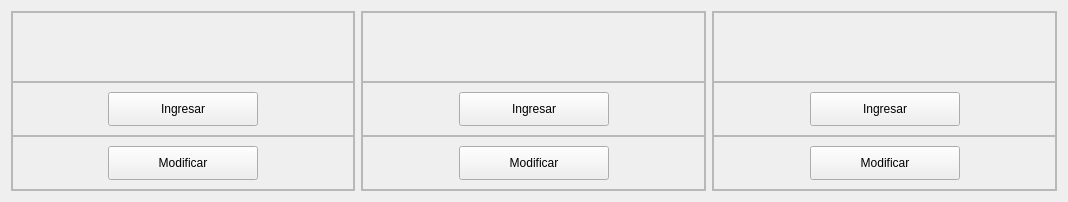
                <widget class="QWidget" name="page_inicio_admin">
                 <layout class="QHBoxLayout" name="horizontalLayout_48">
                  <item>
                   <widget class="QFrame" name="frame_74">
                    <property name="frameShape">
                     <enum>QFrame::StyledPanel</enum>
                    </property>
                    <property name="frameShadow">
                     <enum>QFrame::Raised</enum>
                    </property>
                    <layout class="QVBoxLayout" name="verticalLayout_86">
                     <property name="spacing">
                      <number>0</number>
                     </property>
                     <property name="leftMargin">
                      <number>0</number>
                     </property>
                     <property name="topMargin">
                      <number>0</number>
                     </property>
                     <property name="rightMargin">
                      <number>0</number>
                     </property>
                     <property name="bottomMargin">
                      <number>0</number>
                     </property>
                     <item>
                      <widget class="QFrame" name="frame_77">
                       <property name="frameShape">
                        <enum>QFrame::StyledPanel</enum>
                       </property>
                       <property name="frameShadow">
                        <enum>QFrame::Raised</enum>
                       </property>
                       <layout class="QHBoxLayout" name="horizontalLayout_50">
                        <item>
                         <spacer name="horizontalSpacer_30">
                          <property name="orientation">
                           <enum>Qt::Horizontal</enum>
                          </property>
                          <property name="sizeHint" stdset="0">
                           <size>
                            <width>61</width>
                            <height>20</height>
                           </size>
                          </property>
                         </spacer>
                        </item>
                        <item>
                         <widget class="QLabel" name="lbl_recu_admin">
                          <property name="minimumSize">
                           <size>
                            <width>200</width>
                            <height>50</height>
                           </size>
                          </property>
                          <property name="maximumSize">
                           <size>
                            <width>200</width>
                            <height>50</height>
                           </size>
                          </property>
                          <property name="text">
                           <string/>
                          </property>
                          <property name="pixmap">
                           <pixmap>image/recurso.png</pixmap>
                          </property>
                          <property name="scaledContents">
                           <bool>true</bool>
                          </property>
                         </widget>
                        </item>
                        <item>
                         <spacer name="horizontalSpacer_31">
                          <property name="orientation">
                           <enum>Qt::Horizontal</enum>
                          </property>
                          <property name="sizeHint" stdset="0">
                           <size>
                            <width>61</width>
                            <height>20</height>
                           </size>
                          </property>
                         </spacer>
                        </item>
                       </layout>
                      </widget>
                     </item>
                     <item>
                      <widget class="QFrame" name="frame_78">
                       <property name="frameShape">
                        <enum>QFrame::StyledPanel</enum>
                       </property>
                       <property name="frameShadow">
                        <enum>QFrame::Raised</enum>
                       </property>
                       <layout class="QHBoxLayout" name="horizontalLayout_54">
                        <item>
                         <spacer name="horizontalSpacer_36">
                          <property name="orientation">
                           <enum>Qt::Horizontal</enum>
                          </property>
                          <property name="sizeHint" stdset="0">
                           <size>
                            <width>86</width>
                            <height>20</height>
                           </size>
                          </property>
                         </spacer>
                        </item>
                        <item>
                         <widget class="QPushButton" name="btn_ingresar_recu">
                          <property name="minimumSize">
                           <size>
                            <width>150</width>
                            <height>34</height>
                           </size>
                          </property>
                          <property name="maximumSize">
                           <size>
                            <width>150</width>
                            <height>34</height>
                           </size>
                          </property>
                          <property name="text">
                           <string>Ingresar</string>
                          </property>
                         </widget>
                        </item>
                        <item>
                         <spacer name="horizontalSpacer_37">
                          <property name="orientation">
                           <enum>Qt::Horizontal</enum>
                          </property>
                          <property name="sizeHint" stdset="0">
                           <size>
                            <width>86</width>
                            <height>20</height>
                           </size>
                          </property>
                         </spacer>
                        </item>
                       </layout>
                      </widget>
                     </item>
                     <item>
                      <widget class="QFrame" name="frame_80">
                       <property name="frameShape">
                        <enum>QFrame::StyledPanel</enum>
                       </property>
                       <property name="frameShadow">
                        <enum>QFrame::Raised</enum>
                       </property>
                       <layout class="QHBoxLayout" name="horizontalLayout_52">
                        <item>
                         <spacer name="horizontalSpacer_40">
                          <property name="orientation">
                           <enum>Qt::Horizontal</enum>
                          </property>
                          <property name="sizeHint" stdset="0">
                           <size>
                            <width>86</width>
                            <height>20</height>
                           </size>
                          </property>
                         </spacer>
                        </item>
                        <item>
                         <widget class="QPushButton" name="btn_modificar_recu">
                          <property name="minimumSize">
                           <size>
                            <width>150</width>
                            <height>34</height>
                           </size>
                          </property>
                          <property name="maximumSize">
                           <size>
                            <width>150</width>
                            <height>34</height>
                           </size>
                          </property>
                          <property name="text">
                           <string>Modificar</string>
                          </property>
                         </widget>
                        </item>
                        <item>
                         <spacer name="horizontalSpacer_41">
                          <property name="orientation">
                           <enum>Qt::Horizontal</enum>
                          </property>
                          <property name="sizeHint" stdset="0">
                           <size>
                            <width>86</width>
                            <height>20</height>
                           </size>
                          </property>
                         </spacer>
                        </item>
                       </layout>
                      </widget>
                     </item>
                    </layout>
                   </widget>
                  </item>
                  <item>
                   <widget class="QFrame" name="frame_75">
                    <property name="frameShape">
                     <enum>QFrame::StyledPanel</enum>
                    </property>
                    <property name="frameShadow">
                     <enum>QFrame::Raised</enum>
                    </property>
                    <layout class="QVBoxLayout" name="verticalLayout_87">
                     <property name="spacing">
                      <number>0</number>
                     </property>
                     <property name="leftMargin">
                      <number>0</number>
                     </property>
                     <property name="topMargin">
                      <number>0</number>
                     </property>
                     <property name="rightMargin">
                      <number>0</number>
                     </property>
                     <property name="bottomMargin">
                      <number>0</number>
                     </property>
                     <item>
                      <widget class="QFrame" name="frame_81">
                       <property name="frameShape">
                        <enum>QFrame::StyledPanel</enum>
                       </property>
                       <property name="frameShadow">
                        <enum>QFrame::Raised</enum>
                       </property>
                       <layout class="QHBoxLayout" name="horizontalLayout_51">
                        <item>
                         <spacer name="horizontalSpacer_33">
                          <property name="orientation">
                           <enum>Qt::Horizontal</enum>
                          </property>
                          <property name="sizeHint" stdset="0">
                           <size>
                            <width>62</width>
                            <height>20</height>
                           </size>
                          </property>
                         </spacer>
                        </item>
                        <item>
                         <widget class="QLabel" name="lbl_rece_admin">
                          <property name="minimumSize">
                           <size>
                            <width>200</width>
                            <height>50</height>
                           </size>
                          </property>
                          <property name="maximumSize">
                           <size>
                            <width>200</width>
                            <height>50</height>
                           </size>
                          </property>
                          <property name="text">
                           <string/>
                          </property>
                          <property name="pixmap">
                           <pixmap>image/rece.png</pixmap>
                          </property>
                          <property name="scaledContents">
                           <bool>true</bool>
                          </property>
                         </widget>
                        </item>
                        <item>
                         <spacer name="horizontalSpacer_32">
                          <property name="orientation">
                           <enum>Qt::Horizontal</enum>
                          </property>
                          <property name="sizeHint" stdset="0">
                           <size>
                            <width>61</width>
                            <height>20</height>
                           </size>
                          </property>
                         </spacer>
                        </item>
                       </layout>
                      </widget>
                     </item>
                     <item>
                      <widget class="QFrame" name="frame_84">
                       <property name="frameShape">
                        <enum>QFrame::StyledPanel</enum>
                       </property>
                       <property name="frameShadow">
                        <enum>QFrame::Raised</enum>
                       </property>
                       <layout class="QHBoxLayout" name="horizontalLayout_55">
                        <item>
                         <spacer name="horizontalSpacer_43">
                          <property name="orientation">
                           <enum>Qt::Horizontal</enum>
                          </property>
                          <property name="sizeHint" stdset="0">
                           <size>
                            <width>87</width>
                            <height>20</height>
                           </size>
                          </property>
                         </spacer>
                        </item>
                        <item>
                         <widget class="QPushButton" name="btn_ingresar_rece">
                          <property name="minimumSize">
                           <size>
                            <width>150</width>
                            <height>34</height>
                           </size>
                          </property>
                          <property name="maximumSize">
                           <size>
                            <width>150</width>
                            <height>34</height>
                           </size>
                          </property>
                          <property name="text">
                           <string>Ingresar</string>
                          </property>
                         </widget>
                        </item>
                        <item>
                         <spacer name="horizontalSpacer_42">
                          <property name="orientation">
                           <enum>Qt::Horizontal</enum>
                          </property>
                          <property name="sizeHint" stdset="0">
                           <size>
                            <width>86</width>
                            <height>20</height>
                           </size>
                          </property>
                         </spacer>
                        </item>
                       </layout>
                      </widget>
                     </item>
                     <item>
                      <widget class="QFrame" name="frame_83">
                       <property name="frameShape">
                        <enum>QFrame::StyledPanel</enum>
                       </property>
                       <property name="frameShadow">
                        <enum>QFrame::Raised</enum>
                       </property>
                       <layout class="QHBoxLayout" name="horizontalLayout_57">
                        <item>
                         <spacer name="horizontalSpacer_51">
                          <property name="orientation">
                           <enum>Qt::Horizontal</enum>
                          </property>
                          <property name="sizeHint" stdset="0">
                           <size>
                            <width>87</width>
                            <height>20</height>
                           </size>
                          </property>
                         </spacer>
                        </item>
                        <item>
                         <widget class="QPushButton" name="btn_modificar_rece">
                          <property name="minimumSize">
                           <size>
                            <width>150</width>
                            <height>34</height>
                           </size>
                          </property>
                          <property name="maximumSize">
                           <size>
                            <width>150</width>
                            <height>34</height>
                           </size>
                          </property>
                          <property name="text">
                           <string>Modificar</string>
                          </property>
                         </widget>
                        </item>
                        <item>
                         <spacer name="horizontalSpacer_50">
                          <property name="orientation">
                           <enum>Qt::Horizontal</enum>
                          </property>
                          <property name="sizeHint" stdset="0">
                           <size>
                            <width>86</width>
                            <height>20</height>
                           </size>
                          </property>
                         </spacer>
                        </item>
                       </layout>
                      </widget>
                     </item>
                    </layout>
                   </widget>
                  </item>
                  <item>
                   <widget class="QFrame" name="frame_76">
                    <property name="frameShape">
                     <enum>QFrame::StyledPanel</enum>
                    </property>
                    <property name="frameShadow">
                     <enum>QFrame::Raised</enum>
                    </property>
                    <layout class="QVBoxLayout" name="verticalLayout_88">
                     <property name="spacing">
                      <number>0</number>
                     </property>
                     <property name="leftMargin">
                      <number>0</number>
                     </property>
                     <property name="topMargin">
                      <number>0</number>
                     </property>
                     <property name="rightMargin">
                      <number>0</number>
                     </property>
                     <property name="bottomMargin">
                      <number>0</number>
                     </property>
                     <item>
                      <widget class="QFrame" name="frame_85">
                       <property name="frameShape">
                        <enum>QFrame::StyledPanel</enum>
                       </property>
                       <property name="frameShadow">
                        <enum>QFrame::Raised</enum>
                       </property>
                       <layout class="QHBoxLayout" name="horizontalLayout_49">
                        <item>
                         <spacer name="horizontalSpacer_34">
                          <property name="orientation">
                           <enum>Qt::Horizontal</enum>
                          </property>
                          <property name="sizeHint" stdset="0">
                           <size>
                            <width>62</width>
                            <height>20</height>
                           </size>
                          </property>
                         </spacer>
                        </item>
                        <item>
                         <widget class="QLabel" name="lbl_prove_Admin">
                          <property name="minimumSize">
                           <size>
                            <width>200</width>
                            <height>50</height>
                           </size>
                          </property>
                          <property name="maximumSize">
                           <size>
                            <width>200</width>
                            <height>50</height>
                           </size>
                          </property>
                          <property name="text">
                           <string/>
                          </property>
                          <property name="pixmap">
                           <pixmap>image/provedo.png</pixmap>
                          </property>
                          <property name="scaledContents">
                           <bool>true</bool>
                          </property>
                         </widget>
                        </item>
                        <item>
                         <spacer name="horizontalSpacer_35">
                          <property name="orientation">
                           <enum>Qt::Horizontal</enum>
                          </property>
                          <property name="sizeHint" stdset="0">
                           <size>
                            <width>61</width>
                            <height>20</height>
                           </size>
                          </property>
                         </spacer>
                        </item>
                       </layout>
                      </widget>
                     </item>
                     <item>
                      <widget class="QFrame" name="frame_88">
                       <property name="frameShape">
                        <enum>QFrame::StyledPanel</enum>
                       </property>
                       <property name="frameShadow">
                        <enum>QFrame::Raised</enum>
                       </property>
                       <layout class="QHBoxLayout" name="horizontalLayout_58">
                        <item>
                         <spacer name="horizontalSpacer_49">
                          <property name="orientation">
                           <enum>Qt::Horizontal</enum>
                          </property>
                          <property name="sizeHint" stdset="0">
                           <size>
                            <width>87</width>
                            <height>20</height>
                           </size>
                          </property>
                         </spacer>
                        </item>
                        <item>
                         <widget class="QPushButton" name="btn_ingresar_prove">
                          <property name="minimumSize">
                           <size>
                            <width>150</width>
                            <height>34</height>
                           </size>
                          </property>
                          <property name="maximumSize">
                           <size>
                            <width>150</width>
                            <height>34</height>
                           </size>
                          </property>
                          <property name="text">
                           <string>Ingresar</string>
                          </property>
                         </widget>
                        </item>
                        <item>
                         <spacer name="horizontalSpacer_48">
                          <property name="orientation">
                           <enum>Qt::Horizontal</enum>
                          </property>
                          <property name="sizeHint" stdset="0">
                           <size>
                            <width>86</width>
                            <height>20</height>
                           </size>
                          </property>
                         </spacer>
                        </item>
                       </layout>
                      </widget>
                     </item>
                     <item>
                      <widget class="QFrame" name="frame_87">
                       <property name="frameShape">
                        <enum>QFrame::StyledPanel</enum>
                       </property>
                       <property name="frameShadow">
                        <enum>QFrame::Raised</enum>
                       </property>
                       <layout class="QHBoxLayout" name="horizontalLayout_60">
                        <item>
                         <spacer name="horizontalSpacer_53">
                          <property name="orientation">
                           <enum>Qt::Horizontal</enum>
                          </property>
                          <property name="sizeHint" stdset="0">
                           <size>
                            <width>87</width>
                            <height>20</height>
                           </size>
                          </property>
                         </spacer>
                        </item>
                        <item>
                         <widget class="QPushButton" name="btn_modificar_prove">
                          <property name="minimumSize">
                           <size>
                            <width>150</width>
                            <height>34</height>
                           </size>
                          </property>
                          <property name="maximumSize">
                           <size>
                            <width>150</width>
                            <height>34</height>
                           </size>
                          </property>
                          <property name="text">
                           <string>Modificar</string>
                          </property>
                         </widget>
                        </item>
                        <item>
                         <spacer name="horizontalSpacer_52">
                          <property name="orientation">
                           <enum>Qt::Horizontal</enum>
                          </property>
                          <property name="sizeHint" stdset="0">
                           <size>
                            <width>86</width>
                            <height>20</height>
                           </size>
                          </property>
                         </spacer>
                        </item>
                       </layout>
                      </widget>
                     </item>
                    </layout>
                   </widget>
                  </item>
                 </layout>
                </widget>
